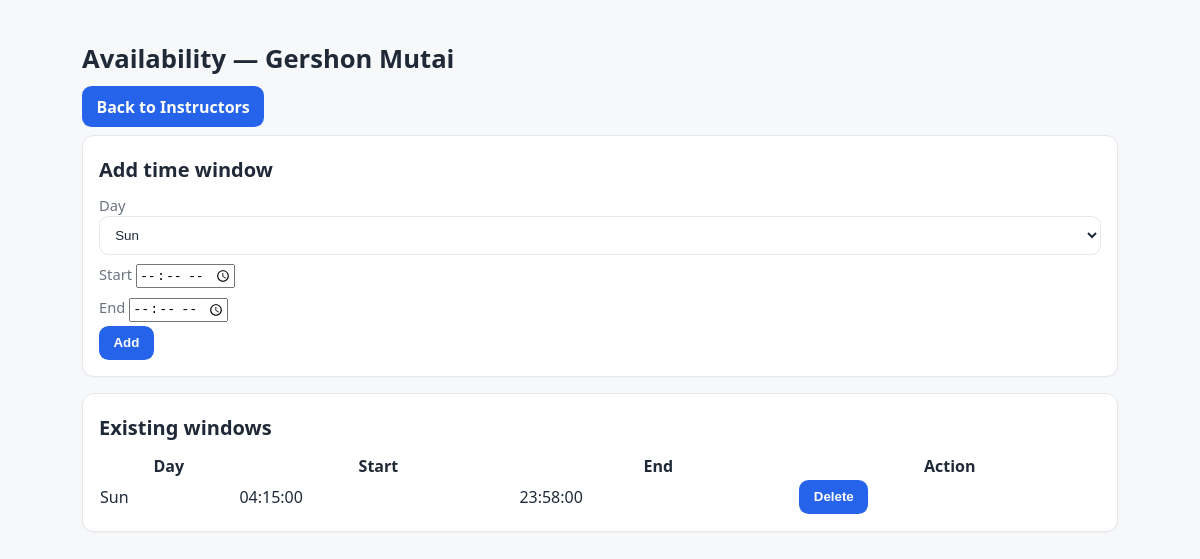
Screenshot of /public/instructors/availability.php?id=1 (signed in) with the database file from the repository.
### tables this page shows
CREATE TABLE `instructors` (
  `id` int(11) NOT NULL,
  `user_id` int(11) DEFAULT NULL,
  `branch_id` int(11) DEFAULT NULL,
  `license_no` varchar(100) DEFAULT NULL,
  `hire_date` date DEFAULT NULL,
  `status` enum('active','inactive') NOT NULL DEFAULT 'active',
  `created_at` timestamp NOT NULL DEFAULT current_timestamp()
);

CREATE TABLE `users` (
  `id` int(11) NOT NULL,
  `email` varchar(191) NOT NULL,
  `password_hash` varchar(255) DEFAULT NULL,
  `first_name` varchar(100) NOT NULL,
  `last_name` varchar(100) NOT NULL,
  `phone` varchar(50) DEFAULT NULL,
  `is_active` tinyint(1) NOT NULL DEFAULT 1,
  `created_at` timestamp NOT NULL DEFAULT current_timestamp(),
  `role` enum('admin','staff','instructor','student') NOT NULL DEFAULT 'student'
);

CREATE TABLE `instructor_availability` (
  `id` int(11) NOT NULL,
  `instructor_id` int(11) NOT NULL,
  `day_of_week` tinyint(4) NOT NULL,
  `start_time` time NOT NULL,
  `end_time` time NOT NULL
);

### php/Core/Database.php (called while the page is built, shortened)
<?php
class Database
{
    private static ?PDO $pdo = null;
    public static function pdo(): PDO
    {
        if (self::$pdo === null) {
            $dsn = "mysql:host=" . Config::DB_HOST . ";dbname=" . Config::DB_NAME . ";charset=" . Config::DB_CHARSET;
            $options = [
                PDO::ATTR_ERRMODE => PDO::ERRMODE_EXCEPTION,
                PDO::ATTR_DEFAULT_FETCH_MODE => PDO::FETCH_ASSOC,
                PDO::ATTR_EMULATE_PREPARES => false,
            ];
            try {
                self::$pdo = new PDO($dsn, Config::DB_USER, Config::DB_PASS, $options);
            } catch (PDOException $e) {
                http_response_code(500);
                die("Database connection failed: " . htmlspecialchars($e->getMessage(), ENT_QUOTES, 'UTF-8'));
            }
        }
        return self::$pdo;
    }
}

### php/Models/Instructor.php (called while the page is built, shortened)
<?php
class Instructor
{
    public static function find(int $id): ?array {
        $stmt = Database::pdo()->prepare("SELECT i.*, b.name AS branch_name, u.email, u.first_name, u.last_name, u.phone
                                          FROM instructors i
                                          LEFT JOIN branches b ON b.id = i.branch_id
                                          LEFT JOIN users u ON u.id = i.user_id
                                          WHERE i.id = ?");
        $stmt->execute([$id]);
        $r = $stmt->fetch(PDO::FETCH_ASSOC);
        return $r ?: null;
    }
}

### php/Models/InstructorAvailability.php (called while the page is built, shortened)
<?php
class InstructorAvailability
{
    public static function listFor(int $instructorId): array {
        $stmt = Database::pdo()->prepare("SELECT * FROM instructor_availability WHERE instructor_id = ? ORDER BY day_of_week, start_time");
        $stmt->execute([$instructorId]);
        return $stmt->fetchAll(PDO::FETCH_ASSOC);
    }
}

### public/instructors/availability.php (the view, shortened to what this page needs)
<?php
require_once __DIR__ . '/../../php/Core/Database.php';
require_once __DIR__ . '/../../php/Models/Instructor.php';
require_once __DIR__ . '/../../php/Models/InstructorAvailability.php';
$id = (int)($_GET['id'] ?? 0);
$inst = $id ? Instructor::find($id) : null;
$list = InstructorAvailability::listFor($id);
$days = ['Sun','Mon','Tue','Wed','Thu','Fri','Sat'];
?>
<!doctype html>
<html lang="en">
<head>
<link rel="stylesheet" href="../../assets/css/main.css">
</head>
<body>
<main class="container">
  <h1>Availability — <?= htmlspecialchars(($inst['first_name'] ?? 'Instructor').' '.($inst['last_name'] ?? '')) ?></h1>
  <p><a class="btn" href="index.php">Back to Instructors</a></p>
  <section class="card">
    <h2>Add time window</h2>
    <form method="post">
      <label>Day
        <select name="day_of_week">
          <?php foreach ($days as $idx=>$name): ?>
            <option value="<?= $idx ?>"><?= $name ?></option>
          <?php endforeach; ?>
        </select>
      </label>
      <label>Start <input type="time" name="start_time" required></label>
      <label>End <input type="time" name="end_time" required></label>
      <button type="submit">Add</button>
    </form>
  </section>
  <section class="card" style="margin-top:1rem;">
    <h2>Existing windows</h2>
    <table style="width:100%; border-collapse: collapse;">
      <thead><tr><th>Day</th><th>Start</th><th>End</th><th>Action</th></tr></thead>
      <tbody>
      <?php foreach ($list as $row): ?>
        <tr>
          <td><?= $days[(int)$row['day_of_week']] ?></td>
          <td><?= htmlspecialchars($row['start_time']) ?></td>
          <td><?= htmlspecialchars($row['end_time']) ?></td>
          <td>
            <form method="post" onsubmit="return confirm('Delete this window?');" style="display:inline">
              <button type="submit">Delete</button>
            </form>
          </td>
        </tr>
      <?php endforeach; ?>
      </tbody>
    </table>
  </section>
</main>
</body>
</html>

### assets/css/main.css (style rules this page uses)
:root { --bg:#f7f8fa; --card:#ffffff; --text:#1f2937; --muted:#6b7280; --primary:#2563eb; --primary-600:#1d4ed8; --border:#e5e7eb; --accent:#10b981; --danger:#ef4444; }
* { box-sizing:border-box }
html,body { height:100% }
body { margin:0; font-family:system-ui,-apple-system,Segoe UI,Roboto,Ubuntu,Cantarell,Noto Sans,sans-serif; color:var(--text); background:var(--bg); line-height:1.5; }
.container { max-width:1100px;margin:5px auto;padding:2rem }
a { color:var(--primary);text-decoration:none }
.card { background:var(--card);border:1px solid var(--border);border-radius:12px;padding:1rem;margin:.75rem 0;box-shadow:0 1px 2px rgba(0,0,0,.03) }
h1 { font-size:1.6rem;margin:.2rem 0 .8rem }
h2 { font-size:1.25rem;margin:.2rem 0 .6rem }
form label { display:block;margin:.5rem 0 .25rem;color:var(--muted);font-size:.92rem }
input[type="text"],input[type="number"],input[type="datetime-local"],input[type="date"],input[type="email"],input[type="password"],select,textarea { width:100%;padding:.6rem .7rem;border:1px solid var(--border);border-radius:.6rem;background:var(--card);color:var(--text) }
button,.btn,input[type="submit"] { appearance:none;border:0;border-radius:.6rem;background:var(--primary);color:#fff;padding:.6rem .9rem;font-weight:600;cursor:pointer }

### rows the page displays
instructors: user.last_name "Gershon Mutai"
instructor_availability: day_of_week "Sun", start_time "04:15:00", end_time "23:58:00"

### other values shown
form field day_of_week "Sun"
